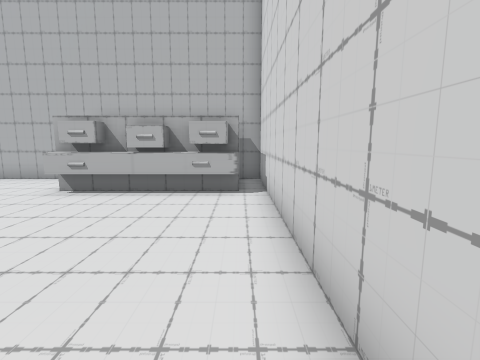
view 1 (above)

12 first-person views from a walk through a 3-D level made in the Unity game engine. The camera is 1.3 m above the floor, tilts 8° down and sees 85° across. The floor is counted in squares, 1 m on a side. Each view is taken from the middle of a square. On the plan, view 1 faces up. The plan holds only what a view shows up to about 13 squares ahead; the rest is blank. The place goes on beyond the plan.

view 2
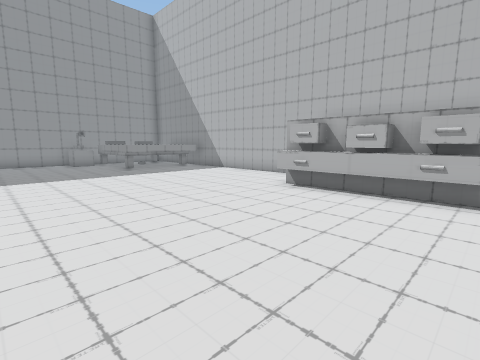

view 3
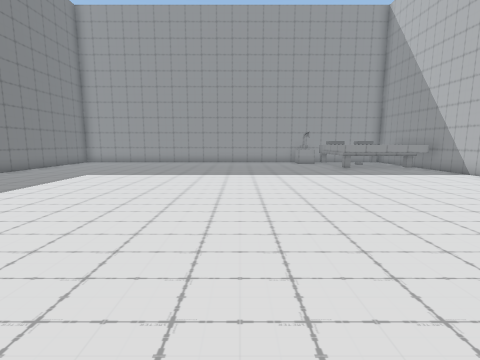

view 4
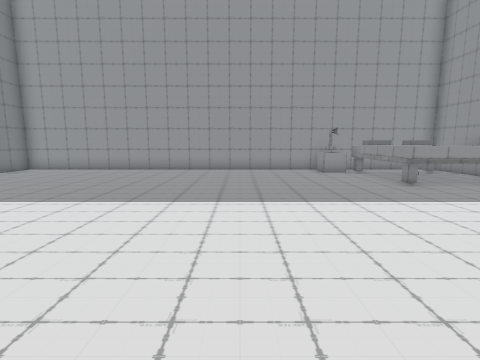

view 5
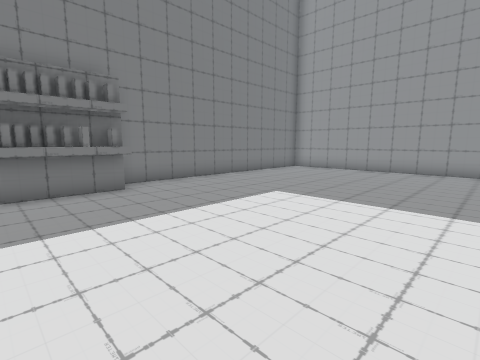

view 6
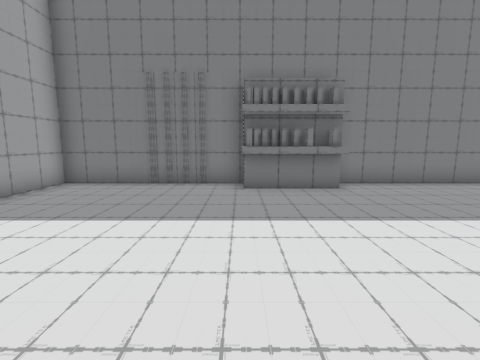

view 7
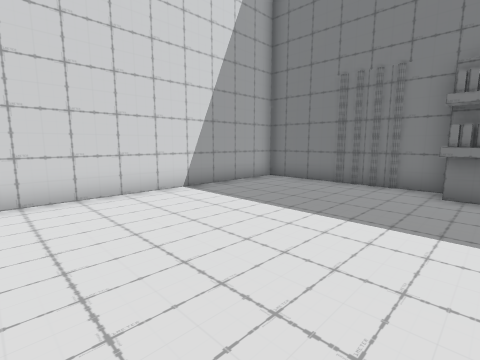

view 8
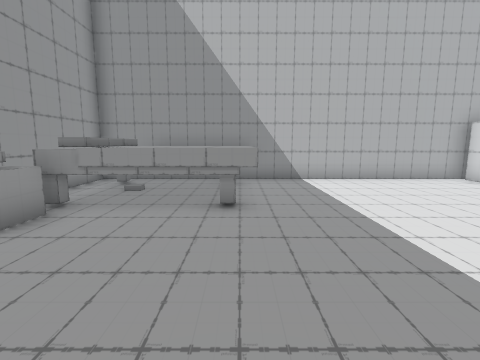

view 9
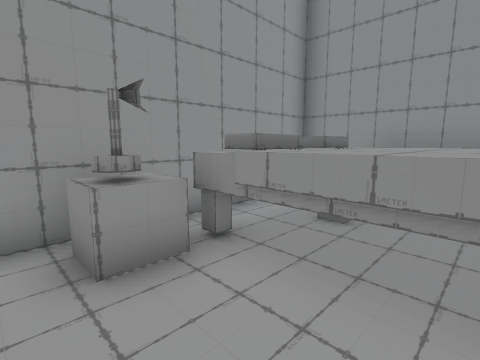

view 10
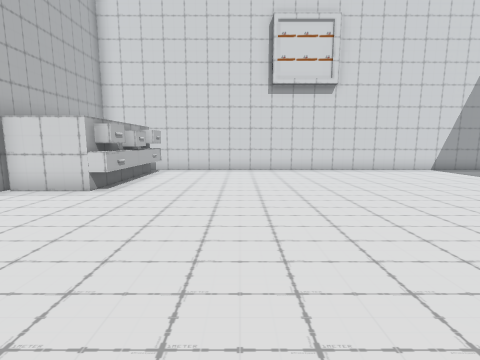

view 11
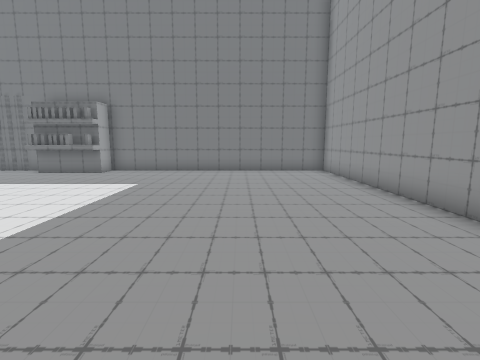

view 12
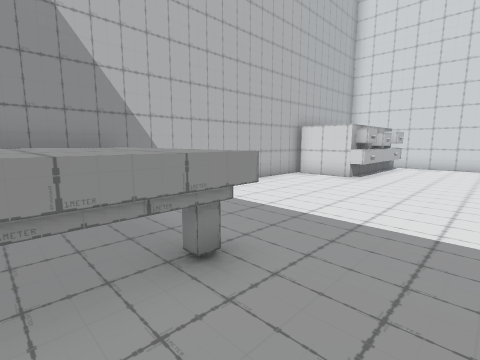

### Floor plan
Key: @ floor where view 1 was taken; # wall or solid block; . floor; ^ raised ledge; R drawers; B bed; P pillow; L lamp; O other object.
Columns run from 18 left of view 1 to 1 right of it. Each row starts with its distance up from view 1.
 10 ##############
  9 #BB^^^.......#
  8 #PP^^^.......#     #
  7 #PP^^^.......###RR##
  6 #PP^^^........O....#
  5 #BB^^^.............#
  4 #L.................#
  3 #..................#
  2 #..................#
  1 #..................#
  0 #.................@#
 -1 #..................#
 -2 #..................#
 -3 #..................#
 -4 #..................#
 -5 #..................#
 -6 #..................#
 -7 #..................#
 -8 #..................#
 -9 #.........####.....#
-10 #.........####.....#
-11 ###########  #######

Where each view was taken, in squares from view 1:
view 1: 0 up, 0 right, facing up
view 2: 0 up, 0 right, facing up-left
view 3: 0 up, 0 right, facing left
view 4: 0 up, 5 left, facing left
view 5: 2 down, 5 left, facing down-left
view 6: 2 down, 5 left, facing down
view 7: 2 down, 6 left, facing down-right
view 8: 0 up, 13 left, facing up
view 9: 3 up, 14 left, facing up-left
view 10: 3 up, 12 left, facing right
view 11: 2 up, 14 left, facing down
view 12: 3 up, 15 left, facing up-right
